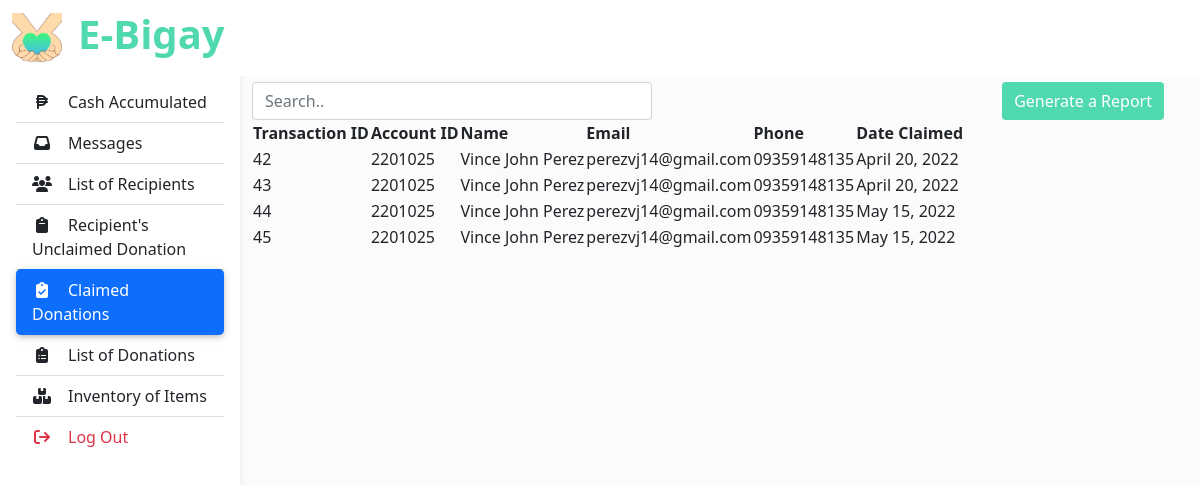
The page /admin/pages/claimed_donations.php (signed in) on the database as committed earlier.
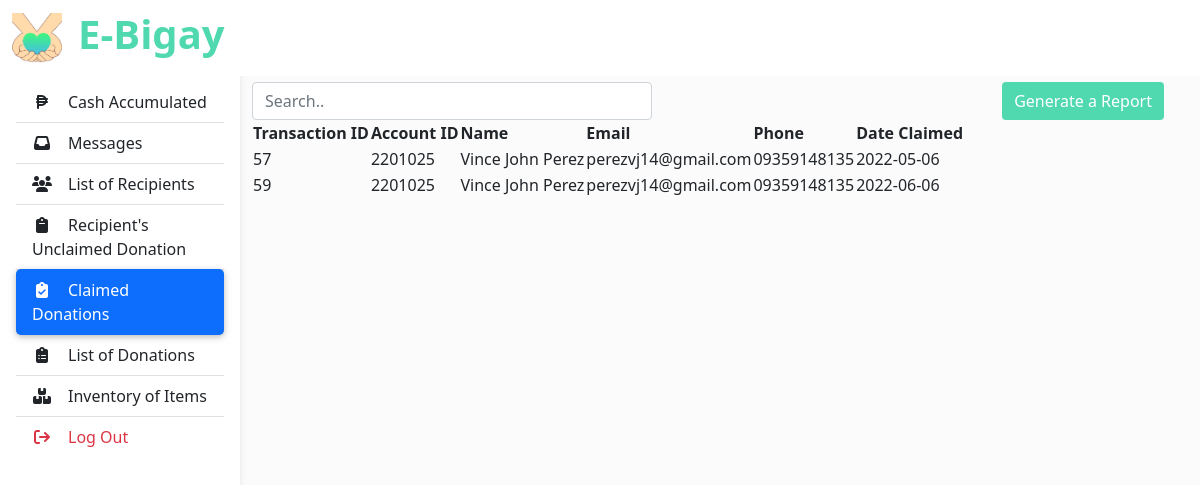
The same page on the database as committed later.
### tables this page shows
CREATE TABLE `transactiontable` (
  `transac_id` int(11) NOT NULL,
  `acc_id` int(11) NOT NULL,
  `name` varchar(255) NOT NULL,
  `date_generated` date NOT NULL,
  `date_claimed` date DEFAULT NULL,
  `status` varchar(10) NOT NULL,
  `notif_status` int(1) NOT NULL
);

CREATE TABLE `registered_accounts` (
  `id` int(11) NOT NULL,
  `name` varchar(255) NOT NULL,
  `datebirth` date NOT NULL,
  `address` varchar(255) NOT NULL,
  `phone` bigint(11) NOT NULL,
  `email` varchar(255) NOT NULL,
  `role` varchar(25) NOT NULL,
  `occupation` varchar(255) NOT NULL,
  `annual_income` bigint(20) NOT NULL,
  `verified` tinyint(1) NOT NULL DEFAULT 0,
  `token` varchar(255) DEFAULT NULL,
  `password` varchar(255) NOT NULL
);

### admin/pages/claimed_donations.php (the view, shortened to what the changed rows need)
<?php
    include('../assets/php/config.php');
?>
<!DOCTYPE html>
<html lang="en">
<head>
    <link href="https://cdn.jsdelivr.net/npm/bootstrap@5.0.0/dist/css/bootstrap.min.css" rel="stylesheet">
    <link rel="stylesheet" href="https://cdnjs.cloudflare.com/ajax/libs/font-awesome/6.1.1/css/all.min.css" />
    <link rel="stylesheet" href="https://cdn.datatables.net/1.12.1/css/jquery.dataTables.min.css">
    <link rel="stylesheet" href="https://cdn.datatables.net/rowreorder/1.2.8/css/rowReorder.dataTables.min.css">
    <link rel="stylesheet" href="https://cdn.datatables.net/responsive/2.3.0/css/responsive.dataTables.min.css">
    <link rel="stylesheet" href="../assets/css/new_index.css">
</head>
<body>
    <header>
        <nav id="main-navbar" class="navbar navbar-expand-lg navbar-light bg-white fixed-top">
            <div class="container-fluid">
                <div class="d-none d-md-flex input-group w-auto my-auto" id="nav-header-div">
                    <h1 class="nav-header"><a href="index.html"><span>E-Bigay</span></a></h1>
                </div>
            </div>
        </nav>
    </header>
    <main style="margin-top: 58px">
        <div class="container pt-4">
            <table class="display nowrap" id="claimed-donation-table">
                <thead class="thead-dark">
                    <tr>
                        <th scope="col">Transaction ID</th>
                        <th scope="col">Account ID</th>
                        <th scope="col">Name</th>
                        <th scope="col">Email</th>
                        <th scope="col">Phone</th>
                        <th scope="col">Date Claimed</th>
                    </tr>
                </thead>
                <tbody id="claimed-donation-table-body">
                    <?php
                        $sql = "SELECT transactiontable.transac_id, registered_accounts.id AS id, registered_accounts.name AS name, registered_accounts.email AS email, registered_accounts.address AS address, registered_accounts.phone AS phone, transactiontable.date_claimed AS date FROM registered_accounts INNER JOIN transactiontable ON registered_accounts.id = transactiontable.acc_id WHERE transactiontable.status = 'Claimed'";
                        $res = mysqli_query($con, $sql );
                        while($row=mysqli_fetch_array($res)){
                            echo "<tr>";
                                echo "<td>";echo $row['transac_id']; echo "</td>";
                                echo "<td>";echo $row['id']; echo "</td>";
                                echo "<td>";echo $row['name']; echo "</td>";
                                echo "<td>";echo $row["email"]; echo "</td>";
                                echo "<td>";echo "0".$row["phone"];  echo "</td>";
                                echo "<td>";echo $row['date']; echo "</td>";
                            echo "</tr>";
                        }
                    ?>
                </tbody>
            </table>
        </div>
    </main>
</body>
</html>

Rows that differ between the two databases and show on the page:
removed transactiontable: transac_id "42", acc "2201025", acc.name "Vince John Perez", acc.email "perezvj14@gmail.com", acc.phone "9359148135", date_claimed "April 20, 2022"
removed transactiontable: transac_id "43", acc "2201025", acc.name "Vince John Perez", acc.email "perezvj14@gmail.com", acc.phone "9359148135", date_claimed "April 20, 2022"
removed transactiontable: transac_id "44", acc "2201025", acc.name "Vince John Perez", acc.email "perezvj14@gmail.com", acc.phone "9359148135", date_claimed "May 15, 2022"
removed transactiontable: transac_id "45", acc "2201025", acc.name "Vince John Perez", acc.email "perezvj14@gmail.com", acc.phone "9359148135", date_claimed "May 15, 2022"
added transactiontable: transac_id "57", acc "2201025", acc.name "Vince John Perez", acc.email "perezvj14@gmail.com", acc.phone "9359148135", date_claimed "2022-05-06"
added transactiontable: transac_id "59", acc "2201025", acc.name "Vince John Perez", acc.email "perezvj14@gmail.com", acc.phone "9359148135", date_claimed "2022-06-06"
